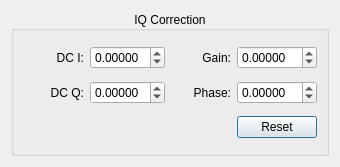
<?xml version="1.0" encoding="UTF-8"?>
<ui version="4.0">
 <class>CIqBalance</class>
 <widget class="QDialog" name="CIqBalance">
  <property name="geometry">
   <rect>
    <x>0</x>
    <y>0</y>
    <width>340</width>
    <height>167</height>
   </rect>
  </property>
  <property name="windowTitle">
   <string>IQ Correction</string>
  </property>
  <property name="windowIcon">
   <iconset resource="qthid.qrc">
    <normaloff>:/qthid/images/iq.png</normaloff>:/qthid/images/iq.png</iconset>
  </property>
  <property name="toolTip">
   <string>&lt;!DOCTYPE HTML PUBLIC &quot;-//W3C//DTD HTML 4.0//EN&quot; &quot;http://www.w3.org/TR/REC-html40/strict.dtd&quot;&gt;
&lt;html&gt;&lt;head&gt;&lt;meta name=&quot;qrichtext&quot; content=&quot;1&quot; /&gt;&lt;style type=&quot;text/css&quot;&gt;
p, li { white-space: pre-wrap; }
&lt;/style&gt;&lt;/head&gt;&lt;body style=&quot; font-family:'Ubuntu'; font-size:11pt; font-weight:400; font-style:normal;&quot;&gt;
&lt;p style=&quot; margin-top:0px; margin-bottom:0px; margin-left:0px; margin-right:0px; -qt-block-indent:0; text-indent:0px;&quot;&gt;&lt;span style=&quot; font-weight:600;&quot;&gt;DC Spike:&lt;/span&gt;&lt;/p&gt;
&lt;p style=&quot; margin-top:0px; margin-bottom:0px; margin-left:0px; margin-right:0px; -qt-block-indent:0; text-indent:0px;&quot;&gt;Adjust DC I/Q alternately to reduce the DC spike.&lt;/p&gt;
&lt;p style=&quot;-qt-paragraph-type:empty; margin-top:0px; margin-bottom:0px; margin-left:0px; margin-right:0px; -qt-block-indent:0; text-indent:0px;&quot;&gt;&lt;/p&gt;
&lt;p style=&quot; margin-top:0px; margin-bottom:0px; margin-left:0px; margin-right:0px; -qt-block-indent:0; text-indent:0px;&quot;&gt;&lt;span style=&quot; font-weight:600;&quot;&gt;Phase error:&lt;/span&gt;&lt;/p&gt;
&lt;p style=&quot; margin-top:0px; margin-bottom:0px; margin-left:0px; margin-right:0px; -qt-block-indent:0; text-indent:0px;&quot;&gt;To be added...&lt;/p&gt;&lt;/body&gt;&lt;/html&gt;</string>
  </property>
  <property name="modal">
   <bool>true</bool>
  </property>
  <layout class="QVBoxLayout" name="verticalLayout">
   <item>
    <widget class="QGroupBox" name="groupBoxIqCorr">
     <property name="title">
      <string>IQ Correction</string>
     </property>
     <property name="alignment">
      <set>Qt::AlignCenter</set>
     </property>
     <layout class="QGridLayout" name="gridLayoutIqCorr">
      <item row="0" column="0">
       <widget class="QLabel" name="labelDCI">
        <property name="text">
         <string>DC I:</string>
        </property>
        <property name="alignment">
         <set>Qt::AlignRight|Qt::AlignTrailing|Qt::AlignVCenter</set>
        </property>
       </widget>
      </item>
      <item row="0" column="1">
       <widget class="QDoubleSpinBox" name="doubleSpinBoxDCI">
        <property name="toolTip">
         <string>In-phase DC correction</string>
        </property>
        <property name="decimals">
         <number>5</number>
        </property>
        <property name="minimum">
         <double>-1.000000000000000</double>
        </property>
        <property name="maximum">
         <double>1.000000000000000</double>
        </property>
        <property name="singleStep">
         <double>0.000030000000000</double>
        </property>
        <property name="value">
         <double>0.000000000000000</double>
        </property>
       </widget>
      </item>
      <item row="0" column="2">
       <widget class="QLabel" name="labelGain">
        <property name="text">
         <string>Gain:</string>
        </property>
        <property name="alignment">
         <set>Qt::AlignRight|Qt::AlignTrailing|Qt::AlignVCenter</set>
        </property>
       </widget>
      </item>
      <item row="0" column="3">
       <widget class="QDoubleSpinBox" name="doubleSpinBoxGain">
        <property name="toolTip">
         <string>I/Q gain balance</string>
        </property>
        <property name="readOnly">
         <bool>false</bool>
        </property>
        <property name="decimals">
         <number>5</number>
        </property>
        <property name="minimum">
         <double>-1.000000000000000</double>
        </property>
        <property name="maximum">
         <double>1.000000000000000</double>
        </property>
        <property name="singleStep">
         <double>0.000030000000000</double>
        </property>
       </widget>
      </item>
      <item row="1" column="0">
       <widget class="QLabel" name="labelDCQ">
        <property name="text">
         <string>DC Q:</string>
        </property>
        <property name="alignment">
         <set>Qt::AlignRight|Qt::AlignTrailing|Qt::AlignVCenter</set>
        </property>
       </widget>
      </item>
      <item row="1" column="1">
       <widget class="QDoubleSpinBox" name="doubleSpinBoxDCQ">
        <property name="toolTip">
         <string>Quadrature DC correction</string>
        </property>
        <property name="decimals">
         <number>5</number>
        </property>
        <property name="minimum">
         <double>-1.000000000000000</double>
        </property>
        <property name="maximum">
         <double>1.000000000000000</double>
        </property>
        <property name="singleStep">
         <double>0.000030000000000</double>
        </property>
       </widget>
      </item>
      <item row="1" column="2">
       <widget class="QLabel" name="labelPhase">
        <property name="text">
         <string>Phase:</string>
        </property>
        <property name="alignment">
         <set>Qt::AlignRight|Qt::AlignTrailing|Qt::AlignVCenter</set>
        </property>
       </widget>
      </item>
      <item row="1" column="3">
       <widget class="QDoubleSpinBox" name="doubleSpinBoxPhase">
        <property name="toolTip">
         <string>I/Q phase balance</string>
        </property>
        <property name="decimals">
         <number>5</number>
        </property>
        <property name="minimum">
         <double>-1.000000000000000</double>
        </property>
        <property name="maximum">
         <double>1.000000000000000</double>
        </property>
        <property name="singleStep">
         <double>0.000030000000000</double>
        </property>
       </widget>
      </item>
      <item row="2" column="3">
       <widget class="QPushButton" name="resetButton">
        <property name="toolTip">
         <string>Reset all values to their default values</string>
        </property>
        <property name="text">
         <string>Reset</string>
        </property>
       </widget>
      </item>
     </layout>
    </widget>
   </item>
  </layout>
 </widget>
 <resources>
  <include location="qthid.qrc"/>
 </resources>
 <connections/>
</ui>
